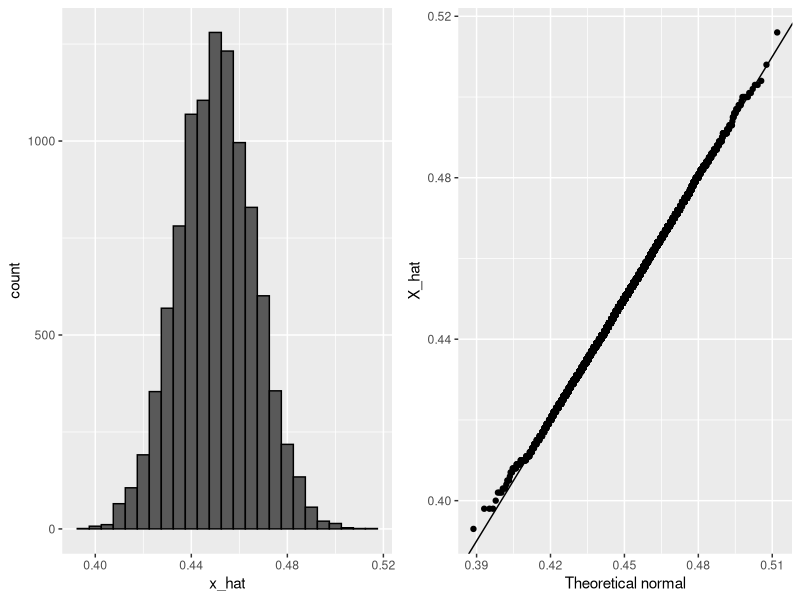

R code for this plot:
# Monte Carlo voting result simulation B times, sample size N, for a given probability p to win the pole.


p <- 0.45    # unknown p to estimate
N <- 1000

# simulate one poll of size N and determine x_hat
x <- sample(c(0,1), size = N, replace = TRUE, prob = c(1-p, p))
x_hat <- mean(x)

# simulate B polls of size N and determine average x_hat
B <- 10000    # number of replicates
N <- 1000    # sample size per replicate
x_hat <- replicate(B, {
  x <- sample(c(0,1), size = N, replace = TRUE, prob = c(1-p, p))
  mean(x)
})

# histogram
library(tidyverse)
library(gridExtra)
p1 <- data.frame(x_hat = x_hat) %>%
  ggplot(aes(x_hat)) +
  geom_histogram(binwidth = 0.005, color = "black")
p2 <- data.frame(x_hat = x_hat) %>%
  ggplot(aes(sample = x_hat)) +
  stat_qq(dparams = list(mean = mean(x_hat), sd = sd(x_hat))) +
  geom_abline() +
  ylab("X_hat") +
  xlab("Theoretical normal")
grid.arrange(p1, p2, nrow=1)